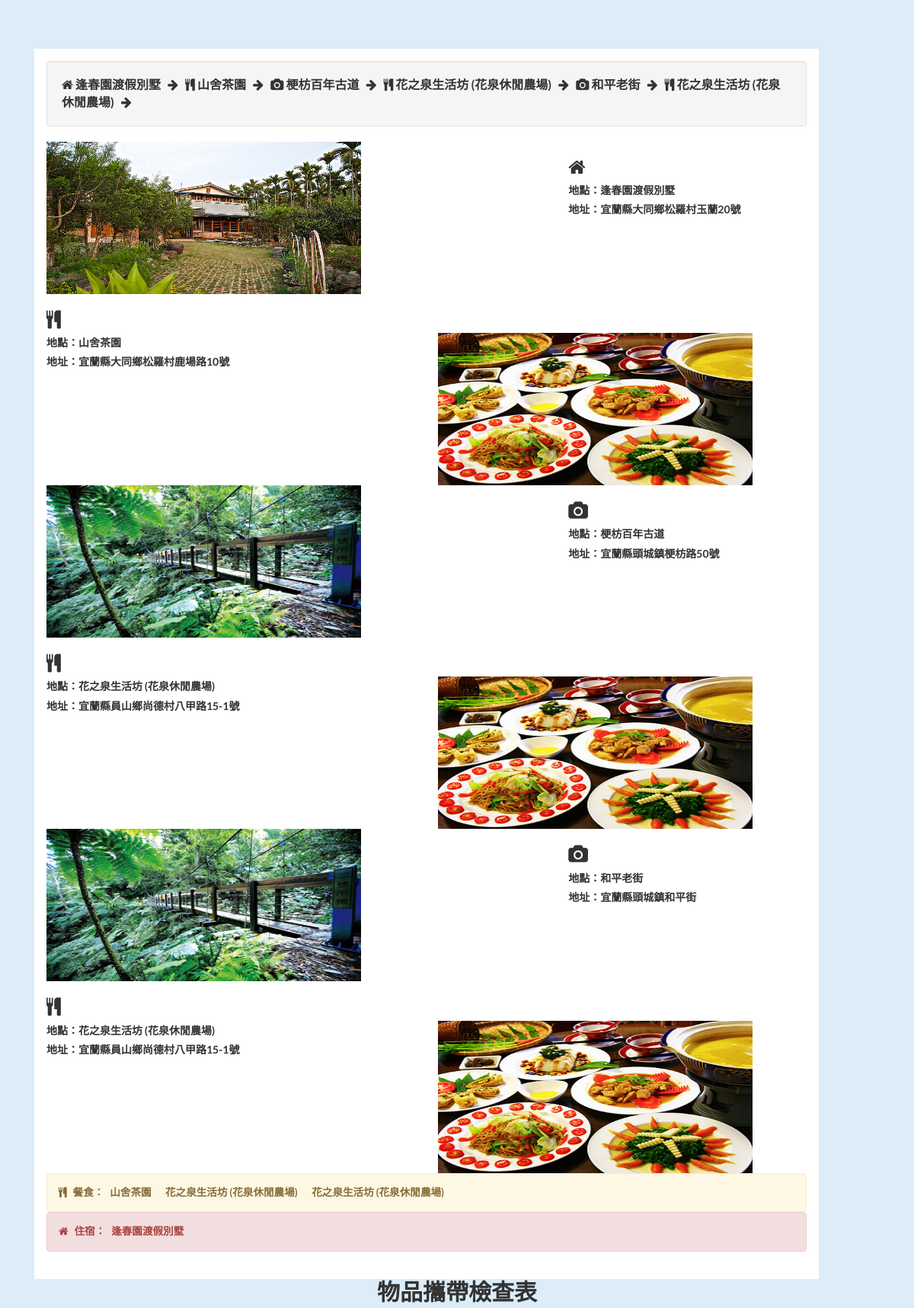
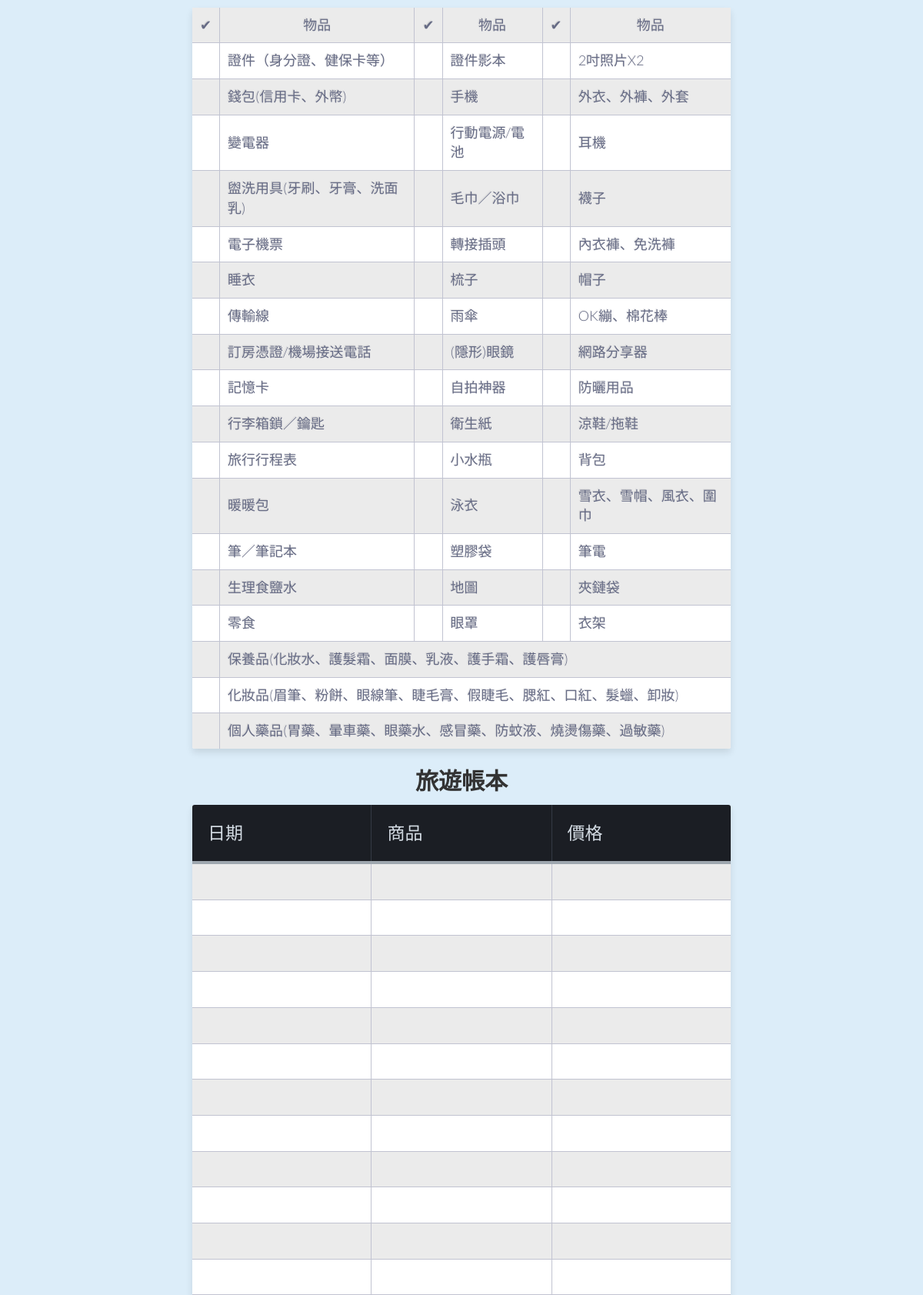
The page /fullPlan (upper part) on the database its author committed (2 pictures, top to bottom).
### Tour/models.py (models this page shows)
class Plan(models.Model):
    LocationName = models.CharField(max_length=100)
    Address = models.CharField(max_length=100,blank=True)
    Type = models.CharField(max_length=50,blank=True)
    Order = models.IntegerField(default=0)
    trip = models.ForeignKey(TripMain)

### Tour/views.py (the view)
# urls.py: url(r'^fullPlan',fullPlan),
def fullPlan(request):
    trip = TripMain.objects.latest("TripName")
    planList = trip.plan_set.all()
    planList = planList.order_by('Order')
    tmp = planList[0]
    rowCountForList = 15
    return render_to_response('fullPlanPrint.html',locals())

### templates/fullPlanPrint.html (shortened to what this page needs)
<!DOCTYPE html>
<head>
<link href="/static/css/bootstrap.css" rel="stylesheet" type="text/css" media="all" />
<link rel="stylesheet" href="/static/css/style.css" type="text/css" media="all" />
<link href="/static/css/table.css" rel="stylesheet">
<link href="/static/css/font-awesome.css" rel="stylesheet">
<link href="/static/css/landing-page.css" rel="stylesheet">
</head>
<body>
		<div class="blog">
				<div class="container">
                       <div id="planContentByDay">
                                    <div class="col-md-11 blog-top-left-grid">
						                <div class="left-blog left-single">
							                <div class="blog-left">
                                                <div class="well">
                                                    {% for plan in planList %}
                                                            {% if plan.Type != '' %}
                                                                {% if plan.Type == 'hotel' %}<i class="fa fa-home" aria-hidden="true"></i>{% endif %}
                                                                {% if plan.Type == 'food' %}<i class="fa fa-cutlery" aria-hidden="true"></i>{% endif %}
                                                                {% if plan.Type == 'spot' %}<i class="fa fa-camera" aria-hidden="true"></i>{% endif %}
                                                                {{ plan.LocationName }}&nbsp;&nbsp;
                                                                <i class="fa fa-arrow-right" aria-hidden="true"></i>&nbsp;&nbsp;
                                                            {% endif %}
                                                    {% endfor %}
                                                </div>
                                                 {% for plan in planList %}
								                        <div class="single-left-left">
                                                            {% if forloop.counter|divisibleby:2 %}
                                                                 <div class="row">
                                                                    <div class="col-lg-5 col-sm-6" >
                                                                        <h3>
                                                                            {% if plan.Type == 'food' %}<i class="fa fa-cutlery" aria-hidden="true"></i>{% endif %}{{ plan.PlanName }}</h3>
                                                                        <h5>地點：{{ plan.LocationName }}</h5>
                                                                        <h5>地址：{{ plan.Address }}</h5>
                                                                    </div>
                                                                    <div class="col-lg-5 col-lg-offset-1 col-sm-6" style="margin-top:5%">
                                                                        <img src="/static/{{ plan.Type }}Pic.jpg" alt=""  height="200px">
                                                                    </div>
                                                                </div>
                                                            {% else %}
                                                                <div class="row">
                                                                    <div class="col-lg-5 col-lg-offset-1 col-sm-push-7  col-sm-6">
                                                                       <h3>
                                                                            {% if plan.Type == 'hotel' %}<i class="fa fa-home" aria-hidden="true"></i>{% endif %}
                                                                            {% if plan.Type == 'spot' %}<i class="fa fa-camera" aria-hidden="true"></i>{% endif %}
                                                                            {% if plan.Type == 'food' %}<i class="fa fa-cutlery" aria-hidden="true"></i>{% endif %}{{ plan.PlanName }}</h3>
                                                                        <h5>地點：{{ plan.LocationName }}</h5>
                                                                        <h5>地址：{{ plan.Address }}</h5>
                                                                    </div>
                                                                    <div class="col-lg-5 col-sm-pull-6  col-sm-6">
                                                                         <img  src="/static/{{ plan.Type }}Pic.jpg" alt=""  height="200px">
                                                                    </div>
                                                                </div>
                                                            {% endif %}
								</div>
                                                {% endfor %}
                                                <div class="alert alert-warning" style="margin-bottom:0" role="alert">
                                                    <i class="fa fa-cutlery" aria-hidden="true"></i>&nbsp;&nbsp;
                                                    <strong>餐食：&nbsp;&nbsp;</strong>
                                                    {% for plan in planList %}
                                                        {% if plan.Type == 'food' %}
                                                            {{ plan.LocationName }}&nbsp;&nbsp;&nbsp;&nbsp;&nbsp;&nbsp;
                                                        {% endif %}
                                                    {% endfor %}
						                        </div>
                        	                    <div class="alert alert-danger" role="alert">
                                                    <i class="fa fa-home" aria-hidden="true"></i>&nbsp;&nbsp;
                                                    <strong>住宿：&nbsp;&nbsp;</strong>
                                                    {% for plan in planList %}
                                                        {% if plan.Type == 'hotel' %}
                                                            {{ plan.LocationName }}
                                                        {% endif %}
                                                    {% endfor %}
						                        </div>
							                </div>
                                        </div>
					                </div>
                                </div>
            <br>
            <br>
            <br>
        <div id="travellist">
            <div class="table-title">
                <h2 align="center">物品攜帶檢查表</h2>
            </div>
            <table class="table-fill">
            <tbody>
                <tr>
                    <td ><center>✔</center></td>
                    <td><center>物品</center></td>
                    <td ><center>✔</center></td>
                    <td><center>物品</center></td>
                    <td ><center>✔</center></td>
                    <td><center>物品</center></td>
                </tr>
                <tr>
                    <td ></td>
                    <td>證件（身分證、健保卡等）</td>
                    <td ></td>
                    <td>證件影本</td>
                    <td ></td>
                    <td>2吋照片X2</td>
                </tr>
                <tr>
                <td ></td>
                    <td>錢包(信用卡、外幣)</td>
                    <td ></td>
                    <td>手機</td>
                    <td ></td>
                    <td>外衣、外褲、外套</td>
                </tr>
                <tr>
                    <td ></td>
                    <td>變電器</td>
                    <td ></td>
                    <td>行動電源/電池</td>
                    <td ></td>
                    <td>耳機</td>
                </tr>
                <tr>
                    <td ></td>
                    <td>盥洗用具(牙刷、牙膏、洗面乳)</td>
                    <td ></td>
                    <td>毛巾／浴巾</td>
                    <td ></td>
                    <td>襪子</td>
                </tr>
                <tr>
                    <td ></td>
                    <td>電子機票</td>
                    <td ></td>
                    <td>轉接插頭</td>
                    <td ></td>
                    <td>內衣褲、免洗褲</td>
                </tr>
                <tr>
                    <td ></td>
                    <td>睡衣</td>
                    <td ></td>
                    <td>梳子</td>
                    <td ></td>
                    <td>帽子</td>
                </tr>
                <tr>
                    <td ></td>
                    <td>傳輸線</td>
                    <td ></td>
                    <td>雨傘</td>
                    <td ></td>
                    <td>OK繃、棉花棒</td>
                </tr>
                <tr>
                    <td ></td>
                    <td>訂房憑證/機場接送電話</td>
                    <td ></td>
                    <td>(隱形)眼鏡</td>
                    <td ></td>
                    <td>網路分享器</td>
                </tr>
                <tr>
                    <td ></td>
                    <td>記憶卡</td>
                    <td ></td>
                    <td>自拍神器</td>
                    <td ></td>
                    <td>防曬用品</td>
                </tr>
                <tr>
                    <td ></td>
                    <td>行李箱鎖／鑰匙</td>
                    <td ></td>
                    <td>衛生紙</td>
                    <td ></td>
                    <td>涼鞋/拖鞋</td>
                </tr>
                <tr>
                    <td ></td>
                    <td>旅行行程表</td>
                    <td ></td>
                    <td>小水瓶</td>
                    <td ></td>
                    <td>背包</td>
                </tr>
                <tr>
                    <td ></td>
                    <td>暖暖包</td>
                    <td ></td>
                    <td>泳衣</td>
                    <td ></td>
                    <td>雪衣、雪帽、風衣、圍巾</td>
                </tr>
                <tr>
                    <td ></td>
                    <td>筆／筆記本</td>
                    <td ></td>
                    <td>塑膠袋</td>
                    <td ></td>
                    <td>筆電</td>
                </tr>
                <tr>
                    <td ></td>
                    <td>生理食鹽水</td>
                    <td ></td>
                    <td>地圖</td>
                    <td ></td>
                    <td>夾鏈袋</td>
                </tr>
                <tr>
                    <td ></td>
                    <td>零食</td>
                    <td ></td>
                    <td>眼罩</td>
                    <td ></td>
                    <td>衣架</td>
                </tr>
                <tr>
                    <td ></td>
                    <td colspan="5">保養品(化妝水、護髮霜、面膜、乳液、護手霜、護唇膏)</td>
                </tr>
                <tr>
                    <td ></td>
                    <td colspan="5">化妝品(眉筆、粉餅、眼線筆、睫毛膏、假睫毛、腮紅、口紅、髮蠟、卸妝)</td>
                </tr>
                <tr>
                    <td ></td>
                    <td colspan="5">個人藥品(胃藥、暈車藥、眼藥水、感冒藥、防蚊液、燒燙傷藥、過敏藥)</td>
                </tr>
            </tbody></table>
        </div>
        <div id="costlist">
            <div class="table-title">
                <h2 align="center">旅遊帳本</h2>
              </div>
              <table class="table-fill">
              <thead>
                <tr>
                  <th class="text-left">日期</th>
                  <th class="text-left">商品</th>
                  <th class="text-left">價格</th>
                </tr>
              </thead>
                <tbody class="table-hover">
                {% for i in "x"|ljust:"15" %}
                  <tr>
                    <td class="text-left">&nbsp;&nbsp;</td>
                    <td class="text-left">&nbsp;&nbsp;</td>
                    <td class="text-left">&nbsp;&nbsp;</td>
                  </tr>
                {%  endfor  %}
              </tbody>
              </table>
        </div>
		        </div>
        </div>
</body>
</html>

### static/css/style.css (style rules this page uses)
html, body { font-family: 'Oswald', sans-serif; font-size: 100%; }
.alert { font-size: 0.85em; }
.blog { padding: 4em 0; background: #DCEDF9; }
.blog-left { padding: 1em; background: #FFFFFF; }
.single-left-left img { width:100%; }
.left-single { padding-right: 0; }

### static/css/table.css (style rules this page uses)
div.table-title { display: block; margin: auto; max-width: 700px; padding:5px; width: 100%; }
.table-fill { background: white; border-radius:3px; border-collapse: collapse; height: 320px; margin: auto; max-width: 700px; padding:5px; width: 100%; box-shadow: 0 5px 10px rgba(0, 0, 0, 0.1); animation: float 5s infinite; }
th { color:#D5DDE5;; background:#1b1e24; border-bottom:4px solid #9ea7af; border-right: 1px solid #343a45; font-size:23px; font-weight: 100; padding:20px; text-align:left; text-shadow: 0 1px 1px rgba(0, 0, 0, 0.1); vertical-align:middle; }
th:first-child { border-top-left-radius:3px; }
th:last-child { border-top-right-radius:3px; border-right:none; }
tr { border-top: 1px solid #C1C3D1; border-bottom-: 1px solid #C1C3D1; color:#666B85; font-size:16px; font-weight:normal; text-shadow: 0 1px 1px rgba(256, 256, 256, 0.1); }
tr:first-child { border-top:none; }
tr:last-child { border-bottom:none; }
tr:nth-child(odd) td { background:#EBEBEB; }
tr:last-child td:first-child { border-bottom-left-radius:3px; }
tr:last-child td:last-child { border-bottom-right-radius:3px; }
td { background:#FFFFFF; padding:10px; text-align:left; vertical-align:middle; font-weight:300; font-size:18px; text-shadow: -1px -1px 1px rgba(0, 0, 0, 0.1); border-right: 1px solid #C1C3D1; height: 18px; }
td:last-child { border-right: 0px; }
th.text-left { text-align: left; }
td.text-left { text-align: left; }

### static/css/landing-page.css (style rules this page uses)
body, html { width: 100%; height: 100%; }
body, h1, h2, h3, h4, h5, h6 { font-family: "Lato","Helvetica Neue",Helvetica,Arial,sans-serif; font-weight: 700; }

### rows shown on the page
Plan: LocationName "逢春園渡假別墅", Address "宜蘭縣大同鄉松羅村玉蘭20號", Type (picture)
Plan: LocationName "山舍茶園", Address "宜蘭縣大同鄉松羅村鹿場路10號", Type (picture)
Plan: LocationName "梗枋百年古道", Address "宜蘭縣頭城鎮梗枋路50號", Type (picture)
Plan: LocationName "花之泉生活坊 (花泉休閒農場)", Address "宜蘭縣員山鄉尚德村八甲路15-1號", Type (picture)
Plan: LocationName "和平老街", Address "宜蘭縣頭城鎮和平街", Type (picture)
Plan: LocationName "花之泉生活坊 (花泉休閒農場)", Address "宜蘭縣員山鄉尚德村八甲路15-1號", Type (picture)
